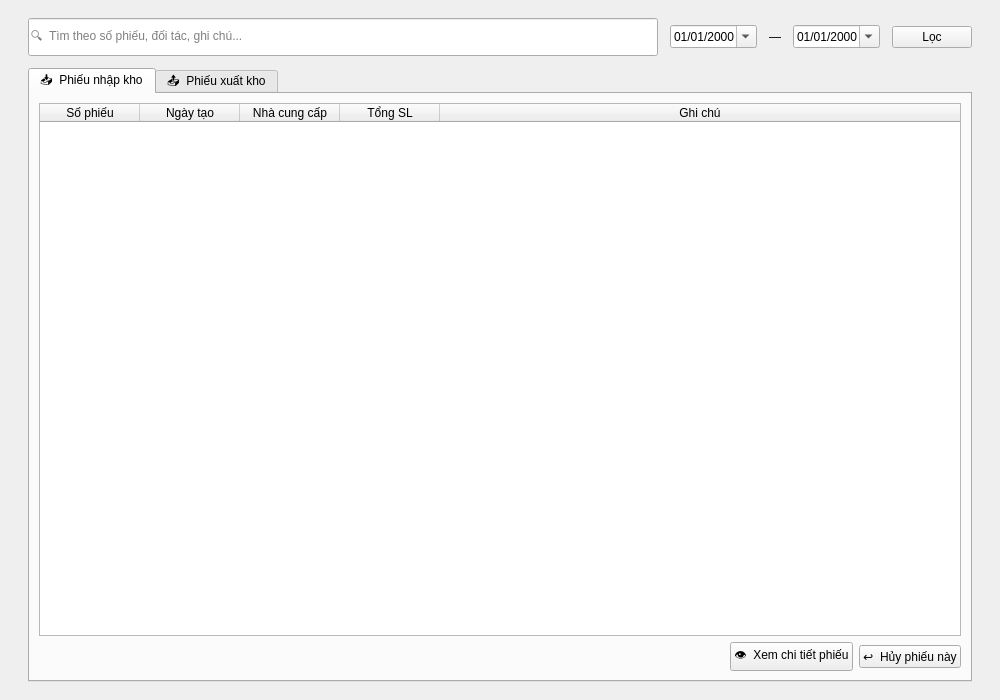
<?xml version="1.0" encoding="UTF-8"?>
<ui version="4.0">
 <class>ReceiptHistoryPage</class>
 <widget class="QWidget" name="ReceiptHistoryPage">
  <property name="geometry"><rect><x>0</x><y>0</y><width>1000</width><height>700</height></rect></property>
  <layout class="QVBoxLayout" name="mainLayout">
   <property name="leftMargin"><number>28</number></property>
   <property name="topMargin"><number>18</number></property>
   <property name="rightMargin"><number>28</number></property>
   <property name="bottomMargin"><number>18</number></property>
   <property name="spacing"><number>12</number></property>
   <item>
    <layout class="QHBoxLayout" name="searchRowLayout">
     <item>
      <widget class="QLineEdit" name="txtSearch">
       <property name="minimumSize"><size><width>0</width><height>38</height></size></property>
       <property name="placeholderText"><string>🔍  Tìm theo số phiếu, đối tác, ghi chú...</string></property>
      </widget>
     </item>
     <item>
      <widget class="QDateEdit" name="dteFrom">
       <property name="calendarPopup"><bool>true</bool></property>
       <property name="displayFormat"><string>dd/MM/yyyy</string></property>
      </widget>
     </item>
     <item>
      <widget class="QLabel" name="lblToDash">
       <property name="text"><string>—</string></property>
      </widget>
     </item>
     <item>
      <widget class="QDateEdit" name="dteTo">
       <property name="calendarPopup"><bool>true</bool></property>
       <property name="displayFormat"><string>dd/MM/yyyy</string></property>
      </widget>
     </item>
     <item>
      <widget class="QPushButton" name="btnFilterReceipts">
       <property name="text"><string>Lọc</string></property>
       <property name="cursor"><cursorShape>PointingHandCursor</cursorShape></property>
      </widget>
     </item>
    </layout>
   </item>
   <item>
    <widget class="QTabWidget" name="tabWidget">
     <property name="currentIndex"><number>0</number></property>
     <widget class="QWidget" name="tabImport">
      <attribute name="title"><string>📥  Phiếu nhập kho</string></attribute>
      <layout class="QVBoxLayout" name="tabImportLayout">
       <item>
        <widget class="QTableWidget" name="tblImportReceipts">
         <property name="editTriggers"><set>QAbstractItemView::NoEditTriggers</set></property>
         <property name="selectionBehavior"><enum>QAbstractItemView::SelectRows</enum></property>
         <property name="alternatingRowColors"><bool>true</bool></property>
         <attribute name="horizontalHeaderStretchLastSection"><bool>true</bool></attribute>
         <column><property name="text"><string>Số phiếu</string></property></column>
         <column><property name="text"><string>Ngày tạo</string></property></column>
         <column><property name="text"><string>Nhà cung cấp</string></property></column>
         <column><property name="text"><string>Tổng SL</string></property></column>
                  <column><property name="text"><string>Ghi chú</string></property></column>
        </widget>
       </item>
       <item>
        <layout class="QHBoxLayout" name="importFooterLayout">
         <item>
          <spacer name="impSpacer">
           <property name="orientation"><enum>Qt::Horizontal</enum></property>
           <property name="sizeHint"><size><width>40</width><height>20</height></size></property>
          </spacer>
         </item>
         <item>
          <widget class="QPushButton" name="btnViewImportDetail">
           <property name="text"><string>👁  Xem chi tiết phiếu</string></property>
           <property name="cursor"><cursorShape>PointingHandCursor</cursorShape></property>
          </widget>
         </item>
         <item>
          <widget class="QPushButton" name="btnVoidImport">
           <property name="text"><string>↩  Hủy phiếu này</string></property>
           <property name="cursor"><cursorShape>PointingHandCursor</cursorShape></property>
           <property name="objectName" stdset="0"><string notr="true">dangerButton</string></property>
          </widget>
         </item>
        </layout>
       </item>
      </layout>
     </widget>
     <widget class="QWidget" name="tabExport">
      <attribute name="title"><string>📤  Phiếu xuất kho</string></attribute>
      <layout class="QVBoxLayout" name="tabExportLayout">
       <item>
        <widget class="QTableWidget" name="tblExportReceipts">
         <property name="editTriggers"><set>QAbstractItemView::NoEditTriggers</set></property>
         <property name="selectionBehavior"><enum>QAbstractItemView::SelectRows</enum></property>
         <property name="alternatingRowColors"><bool>true</bool></property>
         <attribute name="horizontalHeaderStretchLastSection"><bool>true</bool></attribute>
         <column><property name="text"><string>Số phiếu</string></property></column>
         <column><property name="text"><string>Ngày tạo</string></property></column>
         <column><property name="text"><string>Người nhận</string></property></column>
         <column><property name="text"><string>Tổng SL</string></property></column>
                  <column><property name="text"><string>Ghi chú</string></property></column>
        </widget>
       </item>
       <item>
        <layout class="QHBoxLayout" name="exportFooterLayout">
         <item>
          <spacer name="expSpacer">
           <property name="orientation"><enum>Qt::Horizontal</enum></property>
           <property name="sizeHint"><size><width>40</width><height>20</height></size></property>
          </spacer>
         </item>
         <item>
          <widget class="QPushButton" name="btnViewExportDetail">
           <property name="text"><string>👁  Xem chi tiết phiếu</string></property>
           <property name="cursor"><cursorShape>PointingHandCursor</cursorShape></property>
          </widget>
         </item>
         <item>
          <widget class="QPushButton" name="btnVoidExport">
           <property name="text"><string>↩  Hủy phiếu này</string></property>
           <property name="cursor"><cursorShape>PointingHandCursor</cursorShape></property>
           <property name="objectName" stdset="0"><string notr="true">dangerButton</string></property>
          </widget>
         </item>
        </layout>
       </item>
      </layout>
     </widget>
    </widget>
   </item>
  </layout>
 </widget>
 <resources/>
 <connections/>
</ui>
